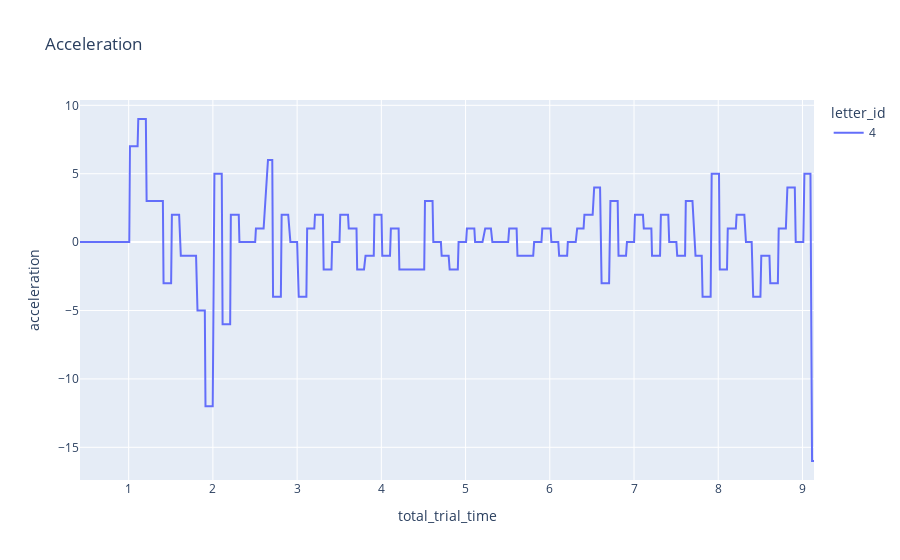

Source (notebook cell):
### Code cell
#ySmoothedAccel = uniform_filter1d(df_to_plot["acceleration"], size=500)
fig = px.line(df_to_plot, x="total_trial_time", y="acceleration", title='Acceleration', color="letter_id")
fig.show()

### Figure 1 — Plotly figure (JSON) as saved in the notebook; plotly's stock layout.template omitted (floating-point values rounded to 4 significant figures; data arrays with more than 128 entries replaced by an {"elided": "..."} marker saying what was removed)
{"data": [{"hovertemplate": "letter_id=4<br>total_trial_time=%{x}<br>acceleration=%{y}<extra></extra>", "legendgroup": "4", "line": {"color": "#636efa", "dash": "solid"}, "mode": "lines", "name": "4", "orientation": "v", "showlegend": true, "type": "scatter", "x": {"elided": "733 float values"}, "xaxis": "x", "y": {"elided": "733 int values"}, "yaxis": "y"}], "layout": {"legend": {"title": {"text": "letter_id"}, "tracegroupgap": 0}, "title": {"text": "Acceleration"}, "xaxis": {"anchor": "y", "domain": [0, 1], "title": {"text": "total_trial_time"}}, "yaxis": {"anchor": "x", "domain": [0, 1], "title": {"text": "acceleration"}}}}
